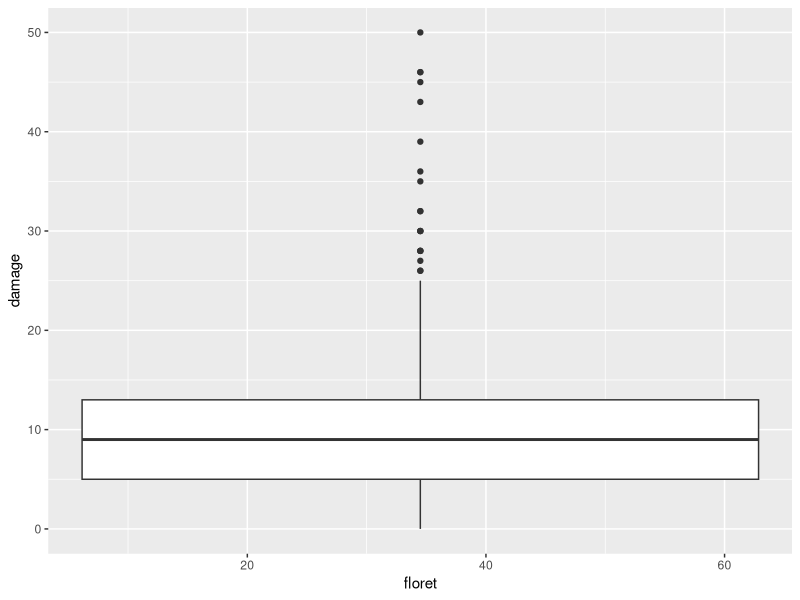

Reproduce this figure in R.
## ---- chunk 1
knitr::opts_chunk$set(echo = TRUE)
## ---- chunk 2
library(ggplot2)

df <-read.table(file="Phyllostachys.csv",
                header=TRUE,
                sep=",",
                stringsAsFactors=FALSE)
## ---- chunk 3
g <- ggplot(data=df,
            mapping=aes(x=floret, y=damage, fill=floret))+
  geom_boxplot()

print(g)
